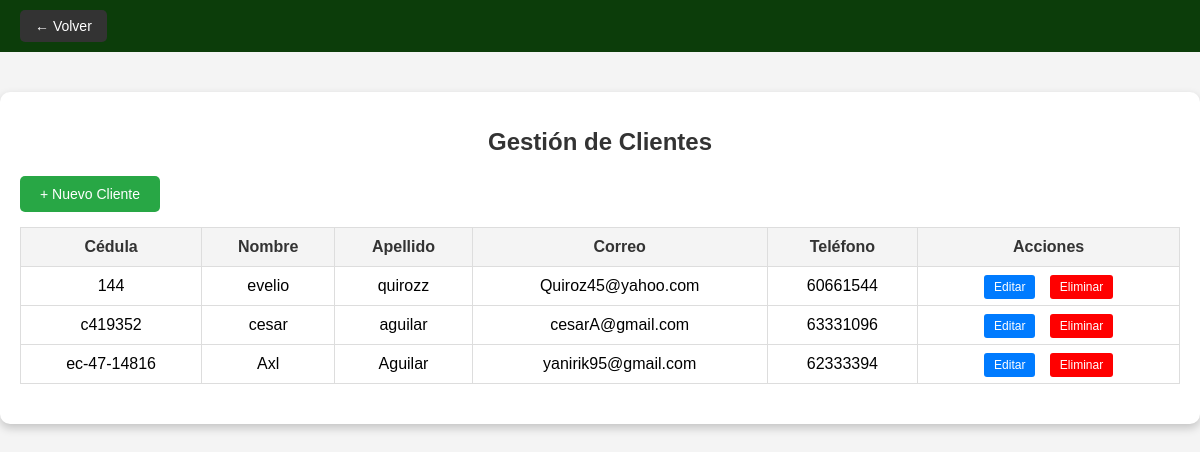
The page /PROYECTO/Gclientes.php (signed in) on the database its author committed.
### tables this page shows
CREATE TABLE `clientes` (
  `CEDULA` varchar(20) NOT NULL,
  `NOMBRE` varchar(50) DEFAULT NULL,
  `APELLIDO` varchar(50) DEFAULT NULL,
  `DIRECCION` varchar(100) DEFAULT NULL,
  `NUMERO_T` varchar(15) DEFAULT NULL,
  `CORREO` varchar(50) DEFAULT NULL,
  `FECHA_NACIMIENTO` date DEFAULT NULL
);

### PROYECTO/Gclientes.php (the view, shortened to what this page needs)
<?php
include 'conexion.php';
$sql = "SELECT * FROM CLIENTES";
$result = $conn->query($sql);
?>
<!DOCTYPE html>
<html lang="es">
<head>
</head>
<body>
    <header>
        <a href="dashboard_usuario.php" class="back-button">← Volver</a>
    </header>
    <div class="container">
        <h1>Gestión de Clientes</h1>
        <a href="Ncliente.php" class="new-client">+ Nuevo Cliente</a>
        <table>
            <thead>
                <tr>
                    <th>Cédula</th>
                    <th>Nombre</th>
                    <th>Apellido</th>
                    <th>Correo</th>
                    <th>Teléfono</th>
                    <th>Acciones</th>
                </tr>
            </thead>
            <tbody>
                <?php while ($row = $result->fetch_assoc()) : ?>
                    <tr>
                        <td><?php echo $row['CEDULA']; ?></td>
                        <td><?php echo $row['NOMBRE']; ?></td>
                        <td><?php echo $row['APELLIDO']; ?></td>
                        <td><?php echo $row['CORREO']; ?></td>
                        <td><?php echo $row['NUMERO_T']; ?></td>
                        <td class="actions">
                            <a href="Edcliente.php?cedula=<?php echo $row['CEDULA']; ?>" class="edit">Editar</a>
                            <a href="Gclientes.php?eliminar=<?php echo $row['CEDULA']; ?>" class="delete"
                               onclick="return confirm('¿Está seguro de eliminar este cliente?')">Eliminar</a>
                        </td>
                    </tr>
                <?php endwhile; ?>
            </tbody>
        </table>
    </div>
</body>
</html>

### PROYECTO/Gclientes.php (style rules this page uses)
body { font-family: Arial, sans-serif; margin: 0; padding: 0; background-color: #f4f4f4; }
header { background-color: #0c3d0a; color: white; padding: 10px 20px; display: flex; justify-content: space-between; align-items: center; }
header .back-button { background-color: #333; color: white; padding: 8px 15px; border-radius: 5px; text-decoration: none; font-size: 14px; }
.container { max-width: 1200px; margin: 40px auto; padding: 20px; background: #fff; border-radius: 10px; box-shadow: 0 4px 10px rgba(0, 0, 0, 0.2); }
h1 { text-align: center; margin-bottom: 20px; color: #333; font-size: 24px; }
.new-client { display: inline-block; margin-bottom: 15px; padding: 10px 20px; background-color: #28a745; color: white; text-decoration: none; border-radius: 5px; font-size: 14px; }
table { width: 100%; border-collapse: collapse; margin-bottom: 20px; }
table, th, td { border: 1px solid #ddd; }
th, td { padding: 10px; text-align: center; }
th { background-color: #f4f4f4; color: #333; }
.actions a { margin: 0 5px; padding: 5px 10px; color: white; text-decoration: none; border-radius: 3px; font-size: 12px; }
.actions .edit { background-color: #007bff; }
.actions .delete { background-color: red; }

### rows shown on the page
clientes: CEDULA "144", NOMBRE "evelio", APELLIDO "quirozz", CORREO "Quiroz45@yahoo.com", NUMERO_T "60661544"
clientes: CEDULA "c419352", NOMBRE "cesar", APELLIDO "aguilar", CORREO "cesarA@gmail.com", NUMERO_T "63331096"
clientes: CEDULA "ec-47-14816", NOMBRE "Axl", APELLIDO "Aguilar", CORREO "yanirik95@gmail.com", NUMERO_T "62333394"
